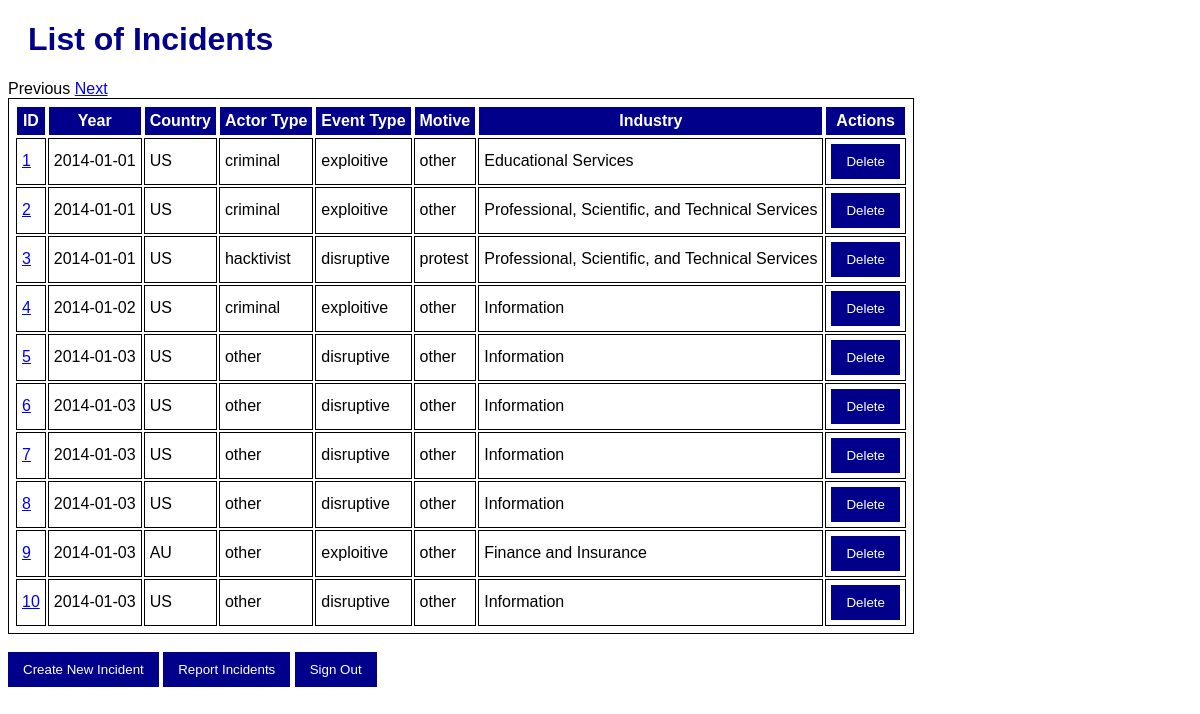
Page /incidents on the committed database.
### app/models.py (models this page shows, shortened)
class Incident(db.Model):
    __tablename__ = 'incidents'
    id = db.Column(db.Integer, primary_key=True)
    date = db.Column(db.Date, nullable=False)
    actor = db.Column(db.String, nullable=False)
    actor_type_code = db.Column(db.Integer, db.ForeignKey('actor_types.code'))
    actor_type = db.relationship('ActorType', backref='incidents', foreign_keys=[actor_type_code])
    organization = db.Column(db.String, nullable=False)
    industry_code = db.Column(db.Integer, db.ForeignKey('industries.code'))
    industry = db.relationship('Industry', backref='incidents', foreign_keys=[industry_code])
    motive_code = db.Column(db.Integer, db.ForeignKey('motives.code'))
    motive = db.relationship('Motive', backref='incidents', foreign_keys=[motive_code])
    event_type_code = db.Column(db.Integer, db.ForeignKey('event_types.code'))
    event_type = db.relationship('EventType', backref='incidents', foreign_keys=[event_type_code])
    description = db.Column(db.String, nullable=False)
    source_url = db.Column(db.String, nullable=False)
    country_code = db.Column(db.String, db.ForeignKey('countries.code'))
    country = db.relationship('Country', backref='incidents', foreign_keys=[country_code])
    actor_country = db.Column(db.String, nullable=False)

class ActorType(db.Model):
    __tablename__ = 'actor_types'
    code = db.Column(db.Integer, primary_key=True)
    description = db.Column(db.String, nullable=False)

class EventType(db.Model):
    __tablename__ = 'event_types'
    code = db.Column(db.Integer, primary_key=True)
    description = db.Column(db.String, nullable=False)

class Motive(db.Model):
    __tablename__ = 'motives'
    code = db.Column(db.Integer, primary_key=True)
    description = db.Column(db.String, nullable=False)

class Industry(db.Model):
    __tablename__ = 'industries'
    code = db.Column(db.Integer, primary_key=True)
    description = db.Column(db.String, nullable=False)

### app/routes.py (the view)
@login_required
@app.route('/incidents')
def list_incidents():
    year = request.args.get('year', None)
    country = request.args.get('country', None)
    actor = request.args.get('actor', None)
    event = request.args.get('event', None)
    motive = request.args.get('motive', None)
    industry = request.args.get('industry', None)
    page = request.args.get('page', default=0, type=int)
    page_size = 10
    query = db.session.query(Incident)
    if year:
        query = query.filter(Incident.date == year)
    if country:
        query = query.filter(Incident.country_code == country)
    if actor:
        query = query.filter(Incident.actor_type_code == actor)
    if event:
        query = query.filter(Incident.event_type_code == event)
    if motive:
        query = query.filter(Incident.motive_code == motive)
    if industry:
        query = query.filter(Incident.industry_code == industry)
    counter = query.count()
    query = query.limit(page_size).offset(page * page_size)
    incidents = query.all()
    prev_page = page - 1
    next_page = page + 1
    return render_template('list_incidents.html', incidents=incidents, counter=counter, prev_page=prev_page, next_page=next_page)

### templates/list_incidents.html (shortened to what this page needs)
{% extends 'base.html' %}
{% block main %}
<h1>List of Incidents</h1>
{% if prev_page >= 0 %}
    <a href="{{ url_for('list_incidents',year=year,country=country,actor=actor,event=event,motive=motive,industry=industry,page=prev_page) }}">Previous</a>
{% else %}
    Previous
{% endif %}
{% if counter > next_page * 10 %}
    <a href="{{ url_for('list_incidents',year=year,country=country,actor=actor,event=event,motive=motive,industry=industry,page=next_page) }}">Next</a>
{% else %}
    Next
{% endif %}
<table>
    <tr>
        <th>ID</th>
        <th>Year</th>
        <th>Country</th>
        <th>Actor Type</th>
        <th>Event Type</th>
        <th>Motive</th>
        <th>Industry</th>
        <th>Actions</th>
    </tr>
    {% for incident in incidents %}
    <tr>
        <td><a href="{{ url_for('update_incident', id=incident.id) }}">{{ incident.id }}</a></td>
        <td>{{ incident.date }}</td>
        <td>{{ incident.country_code }}</td>
        <td>{{ incident.actor_type.description }}</td>
        <td>{{ incident.event_type.description }}</td>
        <td>{{ incident.motive.description }}</td>
        <td>{{ incident.industry.description }}</td>
        <td>
            <form action="{{ url_for('delete_incident', id=incident.id) }}" method="POST" style="display:inline;">
                <input type="submit" value="Delete" onclick="return confirm('Are you sure you want to delete this incident?');">
            </form>
        </td>
    </tr>
    {% endfor %}
</table>
<br>
<form action="{{ url_for('create_incident') }}" method="POST" style="display:inline;">
    <input type="submit" value="Create New Incident">
</form>
<form action="{{ url_for('report_incidents') }}" method="POST" style="display:inline;">
    <input type="submit" value="Report Incidents">
</form>
<form action="{{ url_for('signout') }}" method="POST" style="display:inline;">
    <input type="submit" value="Sign Out">
</form>
{% endblock %}

### templates/base.html (shortened to what this page needs)
<!DOCTYPE html>
<html lang="en">
<head>
    <link rel="stylesheet" href="{{ url_for('static', filename='style.css') }}">
</head>
<body>
    {% block main %}{% endblock %}
</body>
</html>

### static/style.css (style rules this page uses)
body { font-family: Arial, Helvetica, sans-serif; font-size: medium; }
h1 { color: darkblue; margin-left: 20px; }
table, th, td { border: 1px solid; padding: 5px; }
th { background-color: darkblue; color: white; }
input[type=submit], .button { background-color: darkblue; color: white; padding: 10px 15px; border: none; cursor: pointer; }

### rows in the picture
Incident: id "1", date "2014-01-01", country_code "US", actor_type.description "criminal", event_type.description "exploitive", motive.description "other", industry.description "Educational Services"
Incident: id "2", date "2014-01-01", country_code "US", actor_type.description "criminal", event_type.description "exploitive", motive.description "other", industry.description "Professional, Scientific, and Technical Services"
Incident: id "3", date "2014-01-01", country_code "US", actor_type.description "hacktivist", event_type.description "disruptive", motive.description "protest", industry.description "Professional, Scientific, and Technical Services"
Incident: id "4", date "2014-01-02", country_code "US", actor_type.description "criminal", event_type.description "exploitive", motive.description "other", industry.description "Information"
Incident: id "5", date "2014-01-03", country_code "US", actor_type.description "other", event_type.description "disruptive", motive.description "other", industry.description "Information"
Incident: id "6", date "2014-01-03", country_code "US", actor_type.description "other", event_type.description "disruptive", motive.description "other", industry.description "Information"
Incident: id "7", date "2014-01-03", country_code "US", actor_type.description "other", event_type.description "disruptive", motive.description "other", industry.description "Information"
Incident: id "8", date "2014-01-03", country_code "US", actor_type.description "other", event_type.description "disruptive", motive.description "other", industry.description "Information"
Incident: id "9", date "2014-01-03", country_code "AU", actor_type.description "other", event_type.description "exploitive", motive.description "other", industry.description "Finance and Insurance"
Incident: id "10", date "2014-01-03", country_code "US", actor_type.description "other", event_type.description "disruptive", motive.description "other", industry.description "Information"
